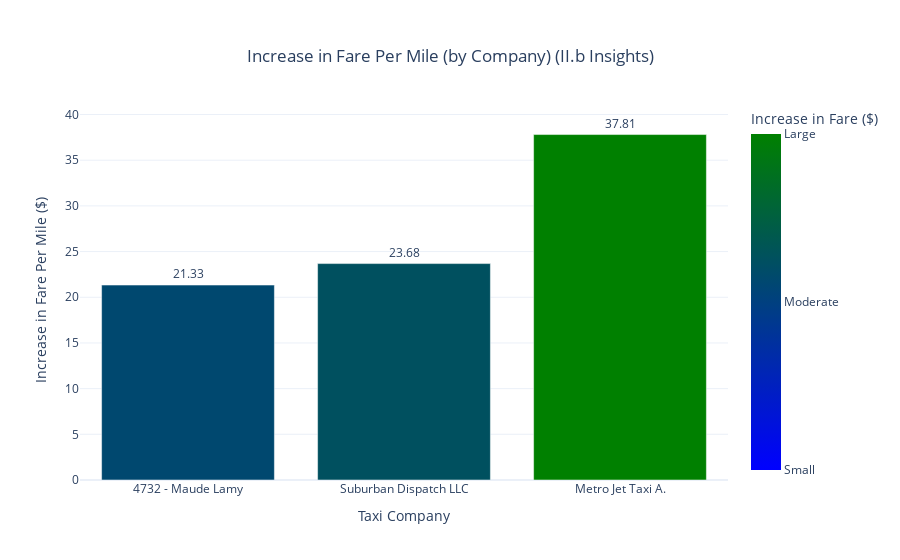

Write notebook code for a chart like this one.
### Markdown cell above
##### ✔ Visualization: Percent Difference from Average (II.b Insights)

### Code cell
# This visualization provides insights into the increase in fare per mile for each taxi company.
# - The x-axis represents the taxi companies.
# - The y-axis shows the increase in fare per mile.
# - The bars are color-coded to indicate the magnitude of the increase:
#   - Blue for small increases, transitioning to green for large increases.
# - The text on the bars displays the exact increase in fare per mile for better readability.
# - This chart helps identify which taxi companies experienced significant increases in fare per mile.

import plotly.express as px

# Ensure Metric_Delta is numeric using .loc to avoid SettingWithCopyWarning
insights_iib.loc[:, 'Metric_Delta'] = insights_iib['Metric_Delta'].astype(float)

# Create a bar chart for Metric_Delta
fig_fare_increase = px.bar(
    insights_iib,
    x='Taxi_Company',
    y='Metric_Delta',
    color='Metric_Delta',
    text=insights_iib['Metric_Delta'].round(2).astype(str),
    title='Increase in Fare Per Mile (by Company) (II.b Insights)',
    labels={
        'Taxi_Company': 'Taxi Company',
        'Metric_Delta': 'Increase in Fare Per Mile ($)'
    },
    color_continuous_scale=['blue', 'green'],  # Blue for small, green for large
    range_color=[0, insights_iib['Metric_Delta'].max()],
    template='plotly_white'
)

# Update layout for better readability and adjust y-axis range
fig_fare_increase.update_layout(
    xaxis_title='Taxi Company',
    yaxis_title='Increase in Fare Per Mile ($)',
    yaxis=dict(range=[0, insights_iib['Metric_Delta'].max() * 1.1]),
    title={
        'x': 0.5,
        'xanchor': 'center',
        'yanchor': 'top'
    },
    coloraxis_colorbar=dict(
        title='Increase in Fare ($)',
        tickvals=[0, insights_iib['Metric_Delta'].max() / 2, insights_iib['Metric_Delta'].max()],
        ticktext=['Small', 'Moderate', 'Large']
    )
)

# Add text formatting for better readability
fig_fare_increase.update_traces(textposition='outside')

# Show the chart
fig_fare_increase.show()

### Figure 1 — Plotly figure (JSON) as saved in the notebook; plotly's stock layout.template omitted (floating-point values rounded to 4 significant figures)
{"data": [{"hovertemplate": "Taxi Company=%{x}<br>Increase in Fare Per Mile ($)=%{marker.color}<br>text=%{text}<extra></extra>", "legendgroup": "", "marker": {"color": [21.33, 23.68, 37.81], "coloraxis": "coloraxis", "pattern": {"shape": ""}}, "name": "", "orientation": "v", "showlegend": false, "text": ["21.33", "23.68", "37.81"], "textposition": "outside", "type": "bar", "x": ["4732 - Maude Lamy", "Suburban Dispatch LLC", "Metro Jet Taxi A."], "xaxis": "x", "y": [21.33, 23.68, 37.81], "yaxis": "y"}], "layout": {"barmode": "relative", "coloraxis": {"cmax": 37.81, "cmin": 0, "colorbar": {"ticktext": ["Small", "Moderate", "Large"], "tickvals": [0, 18.9, 37.81], "title": {"text": "Increase in Fare ($)"}}, "colorscale": [[0, "blue"], [1, "green"]]}, "legend": {"tracegroupgap": 0}, "title": {"text": "Increase in Fare Per Mile (by Company) (II.b Insights)", "x": 0.5, "xanchor": "center", "yanchor": "top"}, "xaxis": {"anchor": "y", "domain": [0, 1], "title": {"text": "Taxi Company"}}, "yaxis": {"anchor": "x", "domain": [0, 1], "range": [0, 41.59], "title": {"text": "Increase in Fare Per Mile ($)"}}}}
